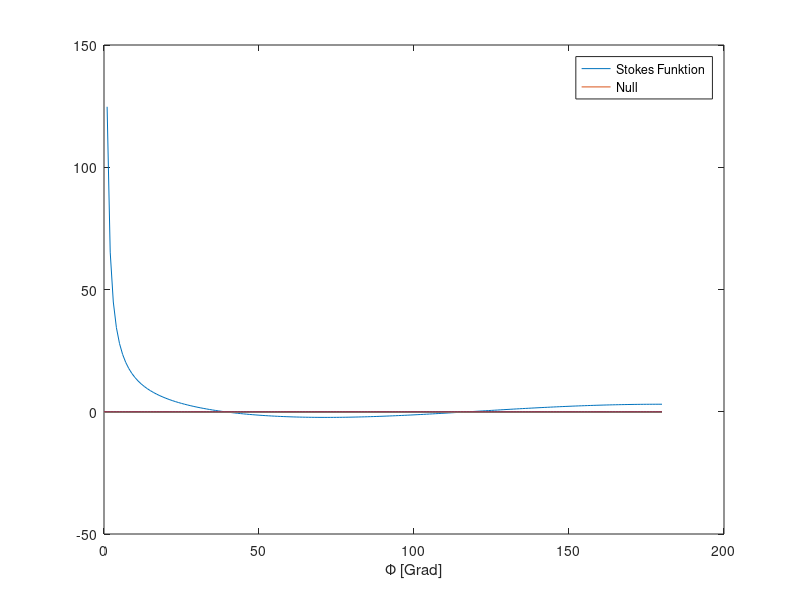

MATLAB code to generate this figure: (Note: this script raises an error after producing the figure.)
% Physikalische Geodaesie Uebung 3
% Nicholas Schneider & Ziqing Yu
% 27/01/2021

%% Initial
clc
close all
clearvars

%% Aufgabe 2 Teil a
% Implementierung und Visualisierung
phi = 0:pi/180:pi;
St = 1 ./ sin(phi/2) - 6 * sin(phi/2) + 1 - 5 * cos(phi) - 3 * cos(phi) .* log(sin(phi/2) + (sin(phi/2)).^2);
plot(phi/pi*180,St)
hold on
plot(phi/pi*180,zeros(length(0:180)));
xlabel('\Phi [Grad]')
legend('Stokes Funktion','Null')

% Nullstellen
syms phis
% Einheit: Grad
phi01 = double(vpasolve(1 / sind(phis/2) - 6 * sind(phis/2) + 1 - 5 * cosd(phis) - 3 * cosd(phis) * log(sind(phis/2) + (sind(phis/2))^2),phis,[30,50]));
phi02 = double(vpasolve(1 / sind(phis/2) - 6 * sind(phis/2) + 1 - 5 * cosd(phis) - 3 * cosd(phis) * log(sind(phis/2) + (sind(phis/2))^2),phis,[110,130]));

% Umrechnen in Grad, Minuten und Sekunden
[g1,m1,s1] = g2gms(phi01);
[g2,m2,s2] = g2gms(phi02);
% ganze Sekunde 
s1 = floor(s1);
s2 = floor(s2);

%% Aufgabe 2 Teil b

% Schwer Anomalie
ga = importdata('gravity_anomalies.txt');
ga_all = ga(:,[1,3,5,7,9]);

% Koordinaten
P1 = [48.40067893, 9.97228199]; % [phi,lambda] in Grad
P2 = [48.70311236, 9.65402314];
P3 = [48.80556353, 9.21339955];

N1 = GeoidHeight(P1,ga_all,phi01,phi02);
N2 = GeoidHeight(P2,ga_all,phi01,phi02);
N3 = GeoidHeight(P3,ga_all,phi01,phi02);


function[g,m,s]=g2gms(r)
% Umrechnen von dezimale Grad in Grad, Minuten und Sekunden
% Eingabe: r in Dezimal Grad 
% Ausgabe : g:Grad
%           m:Minute
%           s:Sekunde
if r>0
    g=floor(r);
    m=floor((r-g)*60);
    s=(r-g-m/60)*3600;
else
    r=-r;
    g=floor(r);
    m=floor((r-g)*60);
    s=(r-g-m/60)*3600;
    g=-g;
    m=-m;
    s=-s;
end
end

function[SA] = SphAbs(lambda1,lambda2,phi1,phi2)
% Eingabe: lambda1, lambda2, phi1, phi2: Länge und Breite von Beiden
% Punkten (in Grad)

% Ausgabe: sphärischer Abstand auf der Einheitskugel (in Grad)

SA = acosd(sind(phi1) .* sind(phi2) + cosd(phi1) .* cosd(phi2) .* cosd(lambda1 - lambda2));
end

function[StFun] = StFun(phi)
% phi in Grad
StFun = 1 ./ sind(phi/2) - 6 * sind(phi/2) + 1 - 5 * cosd(phi) - 3 * cosd(phi) .* log(sind(phi/2) + (sind(phi/2)).^2);
end

function [N] = GeoidHeight(P,ga_all,phi01,phi02)
R = 6371000;  % m
gamma = 9.81; % m/s^2 

Bmax = ga_all(:,1);
Bmin = ga_all(:,2);
Lmax = ga_all(:,3);
Lmin = ga_all(:,4);

PM = [(Bmax + Bmin)/2, (Lmax + Lmin)/2]; % Koordinaten der Mittelpunkten in Grad
dg = ga_all(:,5) * 1e-5; % Schwer Anomalie in m/s^2

Phi = SphAbs(P(2),PM(:,2),P(1),PM(:,1));  % in Grad
St_F = StFun(Phi);
Fla_Int = (Lmax - Lmin)/180*pi .* (sind(Bmax) - sind(Bmin)); 

% id = (Phi<phi01 | Phi>phi02);
% 
% St_F = St_F(id);
% dg = dg(id);
% Fla_Int = Fla_Int(id);

dN = R / (4 * gamma * pi) .* St_F .* dg .* Fla_Int;
N = sum(dN);
end